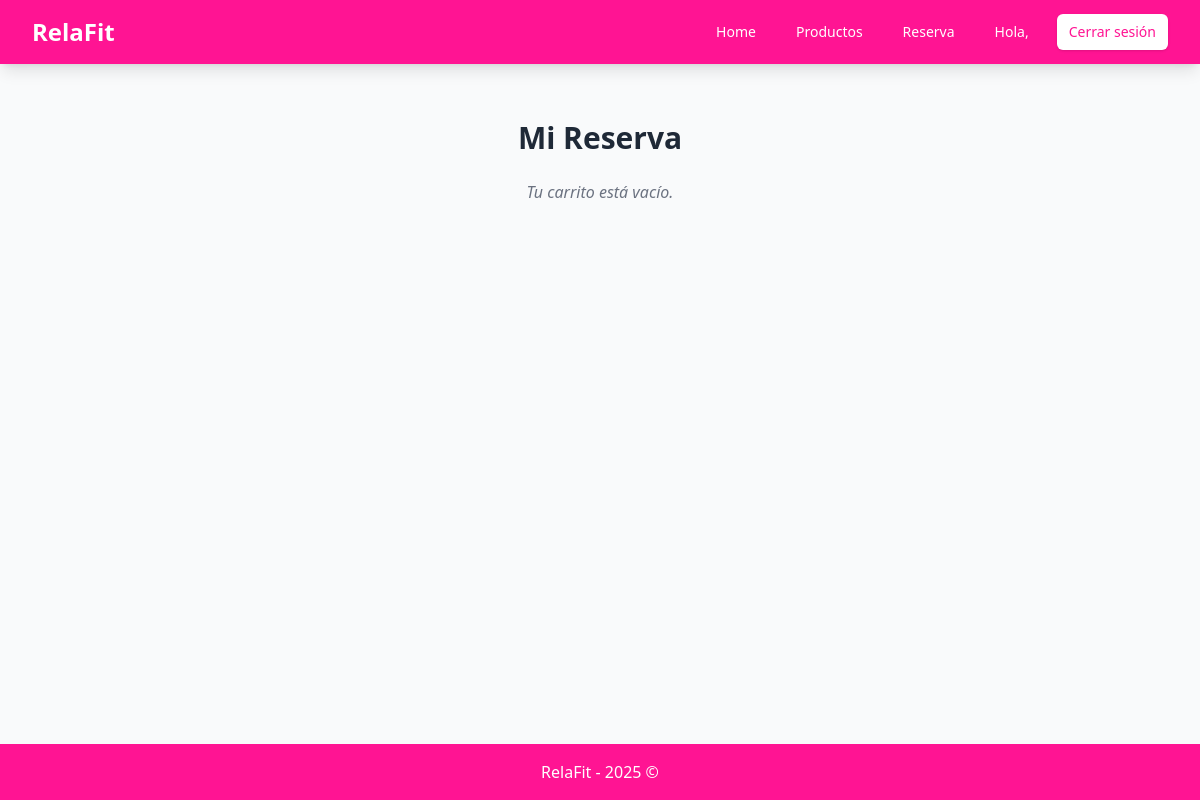
Before: /reserva/ (signed in) with the older database file.
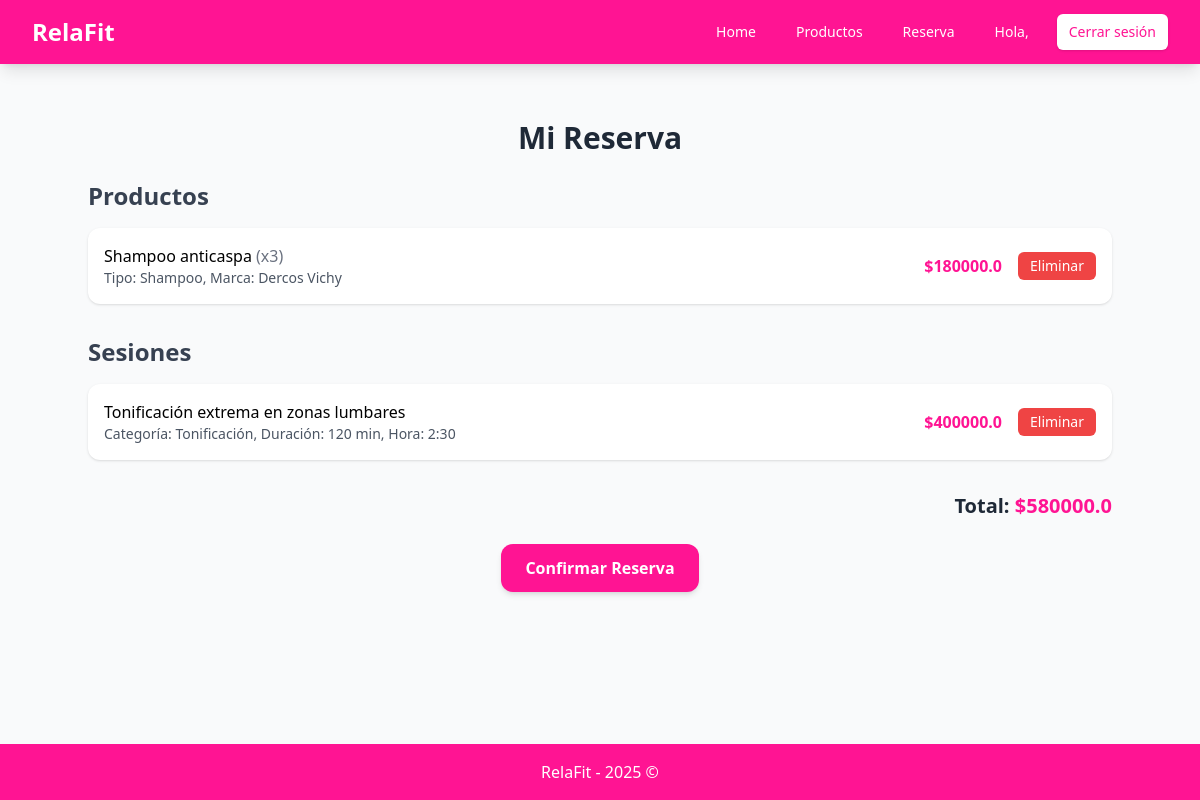
After: the same page with the newer database file.
### Sesion/models.py (models this page shows, shortened)
class Producto(models.Model):
    idProducto = models.AutoField(primary_key=True)
    nombreProducto = models.CharField(max_length=100, blank = False, null = False)
    tipoProducto = models.CharField(max_length=50, blank = False, null = False)
    marcaProducto = models.CharField(max_length=50, blank = False, null = False)
    cantidadDeProducto = models.IntegerField(blank = False, null = False)
    fechaVencimientoProducto = models.DateField(blank = False, null = False)
    precioDeProducto = models.FloatField(blank = False, null = False)
    imagenProducto = models.ImageField(upload_to="productos/", blank = False, null = False)

class Sesion(models.Model):
    idSesion = models.AutoField(primary_key= True)
    nombreSesion = models.CharField(blank = False, null = False)
    categoriaSesion = models.CharField(blank = False, null = False)
    descripcionSesion = models.TextField(blank = False, null = False)
    imagenSesion = models.ImageField(upload_to="sesiones/" , blank = False, null = False)
    precioSesion = models.FloatField(blank = False, null = False)
    duracionSesion = models.IntegerField(blank = False, null = False) #en minutos
    horaSesion = models.CharField(blank = False, null = False)
    disponibleSesion = models.BooleanField(blank = False, null = False)
    reservaSesion = models.ForeignKey('Reserva', on_delete=models.CASCADE, related_name="sesion", blank = True, null = True)

class Reserva(models.Model):
    idReserva = models.AutoField(primary_key=True)
    usuario = models.ForeignKey(
        'Usuario',
        on_delete=models.CASCADE,
        related_name='reservas',
        null=True,
        blank=True
    )
    fechaReserva = models.DateField(auto_now_add=True)
    horaReserva = models.TimeField(auto_now_add=True)
    precioFinalReserva = models.FloatField(default=0.0)  # 👈 inicializa en 0
    numeroPersonasReserva = models.IntegerField(blank = True, null = True)
    reservaCupon = models.OneToOneField(
        'Cupon',
        on_delete=models.CASCADE,
        null=True,
        blank=True
    )
    productos = models.ManyToManyField(
        'Producto',
        blank=True,
        related_name='reservas'
    )
    sesiones = models.ManyToManyField(
        'Sesion',
        blank=True,
        related_name='reservas'
    )

### Sesion/views.py (the view, shortened to what this page needs)
# urls.py: path("reserva/", ReservaPageView.as_view(), name = 'reserva'),
class ReservaPageView(TemplateView):
    template_name = "reserva.html"
    def get_context_data(self, **kwargs):
        context = super().get_context_data(**kwargs)
        usuario_id = self.request.session.get("usuario_id")
        if usuario_id:
            usuario = get_object_or_404(Usuario, idUsuario=usuario_id)
            reserva = Reserva.objects.filter(usuario=usuario).first()
            if reserva:
                total = sum([p.precioDeProducto for p in reserva.productos.all()]) + \
                        sum([s.precioSesion for s in reserva.sesiones.all()])
                reserva.precioFinalReserva = total
                reserva.save()
                context["reserva"] = reserva
        return context

### Sesion/templates/reserva.html (shortened to what this page needs)
{% extends "base.html" %}
{% load static %}
{% block content %}
<div class="max-w-5xl mx-auto py-8">
    <h1 class="text-3xl font-bold text-gray-800 mb-6 text-center">Mi Reserva</h1>
    {% if reserva %}
        <div class="mb-8">
            <h2 class="text-2xl font-semibold text-gray-700 mb-4">Productos</h2>
            {% if reserva.productos.exists %}
                <ul class="space-y-3">
                    {% for p in reserva.productos.all %}
                        <li class="flex justify-between items-center bg-white shadow p-4 rounded-xl">
                            <div>
                                <span class="font-medium">{{ p.nombreProducto }}</span>
                                <span class="text-gray-500">(x{{ p.cantidadDeProducto }})</span>
                                <p class="text-gray-600 text-sm">Tipo: {{ p.tipoProducto }}, Marca: {{ p.marcaProducto }}</p>
                            </div>
                            <div class="flex items-center space-x-4">
                                <span class="font-semibold text-pink-bright">${{ p.precioDeProducto }}</span>
                                <form method="post">
                                    <button type="submit" class="bg-red-500 hover:bg-red-600 text-white px-3 py-1 rounded-md text-sm">
                                        Eliminar
                                    </button>
                                </form>
                            </div>
                        </li>
                    {% endfor %}
                </ul>
            {% else %}
                <p class="text-gray-500 italic">No has agregado productos.</p>
            {% endif %}
        </div>
        <div class="mb-8">
            <h2 class="text-2xl font-semibold text-gray-700 mb-4">Sesiones</h2>
            {% if reserva.sesiones.exists %}
                <ul class="space-y-3">
                    {% for s in reserva.sesiones.all %}
                        <li class="flex justify-between items-center bg-white shadow p-4 rounded-xl">
                            <div>
                                <span class="font-medium">{{ s.nombreSesion }}</span>
                                <p class="text-gray-600 text-sm">Categoría: {{ s.categoriaSesion }}, Duración: {{ s.duracionSesion }} min, Hora: {{ s.horaSesion }}</p>
                            </div>
                            <div class="flex items-center space-x-4">
                                <span class="font-semibold text-pink-bright">${{ s.precioSesion }}</span>
                                <form method="post">
                                    <button type="submit" class="bg-red-500 hover:bg-red-600 text-white px-3 py-1 rounded-md text-sm">
                                        Eliminar
                                    </button>
                                </form>
                            </div>
                        </li>
                    {% endfor %}
                </ul>
            {% else %}
                <p class="text-gray-500 italic">No has agregado sesiones.</p>
            {% endif %}
        </div>
        <div class="text-right">
            <p class="text-xl font-bold text-gray-800">
                Total: <span class="text-pink-bright">${{ reserva.precioFinalReserva }}</span>
            </p>
        </div>
        <div class="mt-6 text-center">
            <form method="post">
                <button type="submit" class="bg-pink-bright hover:bg-pink-bright-dark text-white px-6 py-3 rounded-xl shadow-md font-semibold transition">
                    Confirmar Reserva
                </button>
            </form>
        </div>
    {% else %}
        <p class="text-gray-500 text-center italic">Tu carrito está vacío.</p>
    {% endif %}
</div>
{% endblock %}

Changed rows visible on the page:
now on this page (row edited): Producto: nombreProducto "Shampoo anticaspa", cantidadDeProducto "3", tipoProducto "Shampoo", marcaProducto "Dercos Vichy", precioDeProducto "180000.0"
now on this page (row edited): Sesion: nombreSesion "Tonificación extrema en zonas lumbares", categoriaSesion "Tonificación", duracionSesion "120", horaSesion "2:30", precioSesion "400000.0"
now on this page (row edited): Reserva: precioFinalReserva "580000.0"
Other visible differences:
text no longer shown: "Tu carrito está vacío."
text now shown: "Productos Sesiones Total: $ Confirmar Reserva"
